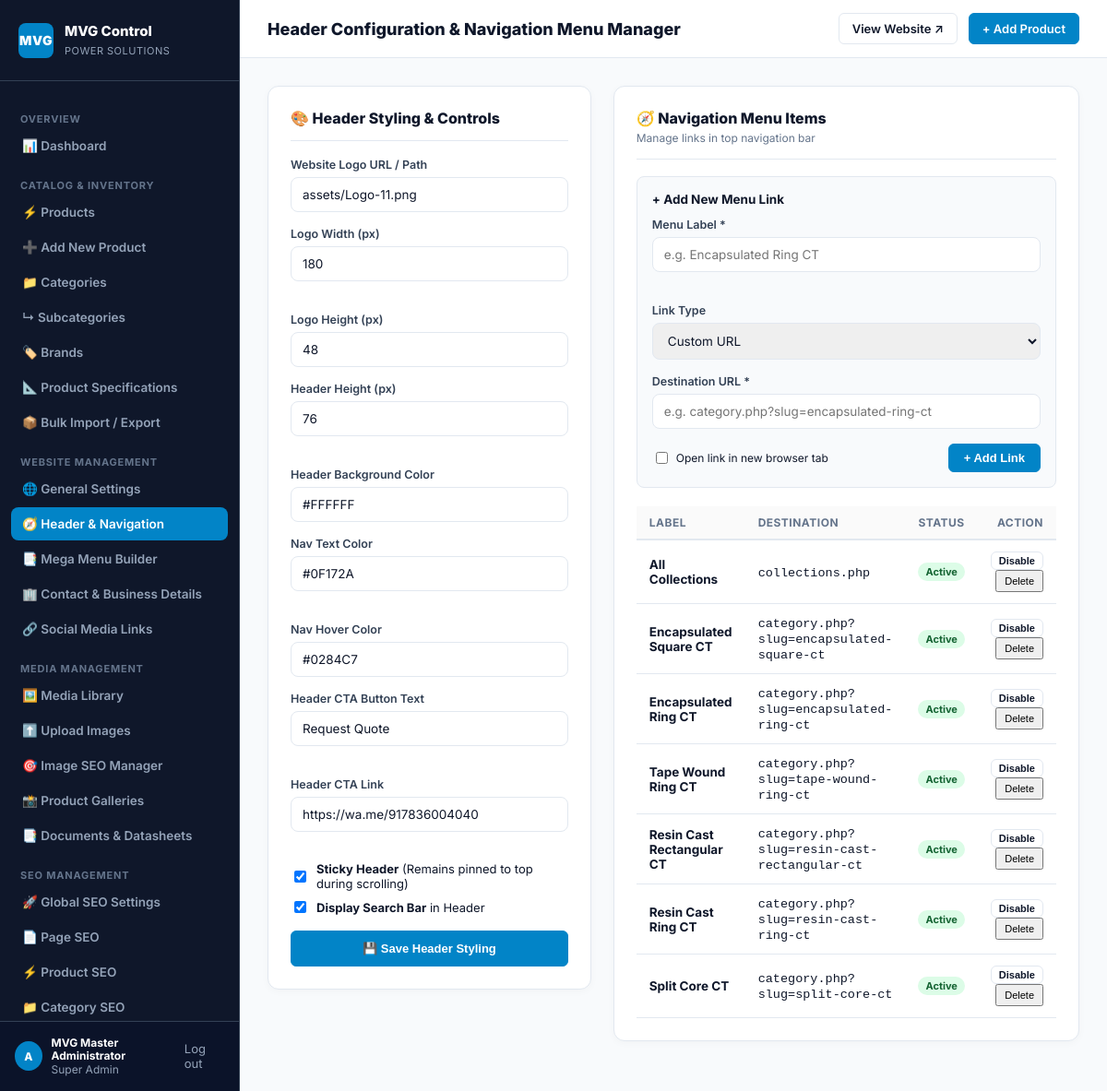
Screenshot of /MVG/admin/header_navigation.php (signed in) with the database file from the repository.
### tables this page shows
CREATE TABLE `categories` (
  `id` INT UNSIGNED AUTO_INCREMENT PRIMARY KEY,
  `parent_id` INT UNSIGNED DEFAULT 0,
  `name` VARCHAR(150) NOT NULL,
  `slug` VARCHAR(150) NOT NULL UNIQUE,
  `description` TEXT NULL,
  `image` VARCHAR(255) DEFAULT 'assets/categories/encapsulated-ring-ct.jpg',
  `sort_order` INT DEFAULT 0,
  `status` ENUM('active', 'inactive') DEFAULT 'active',
  `created_at` TIMESTAMP DEFAULT CURRENT_TIMESTAMP,
  INDEX (`parent_id`),
  INDEX (`slug`)
);

### MVG/config/settings.php (called while the page is built, shortened)
<?php
require_once __DIR__ . '/db.php';
class Settings {
    private static $cache = null;
    private static $jsonFile = __DIR__ . '/../data/settings.json';
    public static function load() {
        if (self::$cache !== null) {
            return self::$cache;
        }
        $settings = [];
        if (file_exists(self::$jsonFile)) {
            $settings = json_decode(file_get_contents(self::$jsonFile), true) ?: [];
        }
        $pdo = Database::getConnection();
        if ($pdo) {
            try {
                $stmt = $pdo->query("SELECT setting_key, setting_val, setting_group FROM site_settings");
                $rows = $stmt->fetchAll();
                foreach ($rows as $r) {
                    $group = $r['setting_group'] ?: 'general';
                    $val = $r['setting_val'];
                    $decoded = json_decode($val, true);
                    if (!isset($settings[$group])) {
                        $settings[$group] = [];
                    }
                    $settings[$group][$r['setting_key']] = $val;
                }
            } catch (Exception $e) {
            }
        }
        self::$cache = $settings;
        return self::$cache;
    }
    public static function getGroup($group) {
        $data = self::load();
        return $data[$group] ?? [];
    }
}

### MVG/config/db.php (called while the page is built, shortened)
<?php
class Database {
    private static $host = '127.0.0.1';
    private static $db   = 'mvg_db';
    private static $user = 'root';
    private static $pass = '';
    private static $charset = 'utf8mb4';
    private static $pdo = null;
    public static function getConnection() {
        if (self::$pdo === null) {
            $dsn = "mysql:host=" . self::$host . ";dbname=" . self::$db . ";charset=" . self::$charset;
            $options = [
                PDO::ATTR_ERRMODE            => PDO::ERRMODE_EXCEPTION,
                PDO::ATTR_DEFAULT_FETCH_MODE => PDO::FETCH_ASSOC,
                PDO::ATTR_EMULATE_PREPARES   => false,
            ];
            try {
                self::$pdo = new PDO($dsn, self::$user, self::$pass, $options);
            } catch (PDOException $e) {
                self::$pdo = null;
            }
        }
        return self::$pdo;
    }
    public static function getCategories() {
        $pdo = self::getConnection();
        if ($pdo) {
            try {
                $stmt = $pdo->query("SELECT * FROM categories ORDER BY parent_id ASC, name ASC");
                $rows = $stmt->fetchAll();
                if ($rows) return $rows;
            } catch (Exception $e) {}
        }
        return [];
    }
}

### MVG/admin/header_navigation.php (the view, shortened to what this page needs)
<?php
require_once __DIR__ . '/../config/db.php';
require_once __DIR__ . '/../config/settings.php';
$navJsonFile = __DIR__ . '/../data/navigation.json';
$menuItems = file_exists($navJsonFile) ? (json_decode(file_get_contents($navJsonFile), true) ?: []) : [];
$allCategories = Database::getCategories();
$hdr = Settings::getGroup('header');
$gen = Settings::getGroup('general');
include __DIR__ . '/header.php';
?>
<div style="display: grid; grid-template-columns: 1fr 1fr; gap: 24px; align-items: start;">
  <div class="card">
    <div class="card-header">
      <h2 class="card-title">🎨 Header Styling &amp; Controls</h2>
    </div>
    <form method="POST" action="">
      <div class="form-group">
        <label>Website Logo URL / Path</label>
        <input type="text" name="logo_url" class="form-control" value="<?php echo htmlspecialchars($gen['logo_url'] ?? 'assets/Logo-11.png'); ?>">
      </div>
      <div class="form-grid">
        <div class="form-group">
          <label>Logo Width (px)</label>
          <input type="number" name="logo_width" class="form-control" value="<?php echo htmlspecialchars($gen['logo_width'] ?? 180); ?>">
        </div>
        <div class="form-group">
          <label>Logo Height (px)</label>
          <input type="number" name="logo_height" class="form-control" value="<?php echo htmlspecialchars($gen['logo_height'] ?? 48); ?>">
        </div>
      </div>
      <div class="form-grid">
        <div class="form-group">
          <label>Header Height (px)</label>
          <input type="number" name="header_height" class="form-control" value="<?php echo htmlspecialchars($hdr['header_height'] ?? 76); ?>">
        </div>
        <div class="form-group">
          <label>Header Background Color</label>
          <input type="text" name="header_bg" class="form-control" value="<?php echo htmlspecialchars($hdr['header_bg'] ?? '#FFFFFF'); ?>">
        </div>
      </div>
      <div class="form-grid">
        <div class="form-group">
          <label>Nav Text Color</label>
          <input type="text" name="nav_text_color" class="form-control" value="<?php echo htmlspecialchars($hdr['nav_text_color'] ?? '#0F172A'); ?>">
        </div>
        <div class="form-group">
          <label>Nav Hover Color</label>
          <input type="text" name="nav_hover_color" class="form-control" value="<?php echo htmlspecialchars($hdr['nav_hover_color'] ?? '#0284C7'); ?>">
        </div>
      </div>
      <div class="form-grid">
        <div class="form-group">
          <label>Header CTA Button Text</label>
          <input type="text" name="cta_text" class="form-control" value="<?php echo htmlspecialchars($hdr['cta_text'] ?? 'Request Quote'); ?>">
        </div>
        <div class="form-group">
          <label>Header CTA Link</label>
          <input type="text" name="cta_url" class="form-control" value="<?php echo htmlspecialchars($hdr['cta_url'] ?? 'https://wa.me/' . WHATSAPP_NUMBER); ?>">
        </div>
      </div>
      <div style="margin: 16px 0; display: flex; flex-direction: column; gap: 8px;">
        <label style="display: flex; align-items: center; gap: 8px; font-size: 13px; cursor: pointer;">
          <input type="checkbox" name="sticky_header" value="1" <?php echo !isset($hdr['sticky_header']) || !empty($hdr['sticky_header']) ? 'checked' : ''; ?>>
          <span><strong>Sticky Header</strong> (Remains pinned to top during scrolling)</span>
        </label>
        <label style="display: flex; align-items: center; gap: 8px; font-size: 13px; cursor: pointer;">
          <input type="checkbox" name="search_visible" value="1" <?php echo !isset($hdr['search_visible']) || !empty($hdr['search_visible']) ? 'checked' : ''; ?>>
          <span><strong>Display Search Bar</strong> in Header</span>
        </label>
      </div>
      <button type="submit" class="btn-topbar btn-topbar-primary" style="width: 100%; justify-content: center; padding: 11px; font-weight: 700;">
        💾 Save Header Styling
      </button>
    </form>
  </div>
  <div class="card">
    <div class="card-header">
      <div>
        <h2 class="card-title">🧭 Navigation Menu Items</h2>
        <span style="font-size: 12px; color: var(--text-muted);">Manage links in top navigation bar</span>
      </div>
    </div>
    <div style="background: #F8FAFC; border: 1px solid var(--border); border-radius: 8px; padding: 16px; margin-bottom: 20px;">
      <h3 style="font-size: 13.5px; font-weight: 700; margin: 0 0 12px 0;">+ Add New Menu Link</h3>
      <form method="POST" action="">
        <div class="form-grid">
          <div class="form-group">
            <label>Menu Label *</label>
            <input type="text" name="label" class="form-control" placeholder="e.g. Encapsulated Ring CT" required>
          </div>
          <div class="form-group">
            <label>Link Type</label>
            <select name="type" class="form-control" onchange="autoFillUrl(this.value)">
              <option value="custom">Custom URL</option>
            </select>
          </div>
        </div>
        <div class="form-group">
          <label>Destination URL *</label>
          <input type="text" id="menuUrlInput" name="url" class="form-control" placeholder="e.g. category.php?slug=encapsulated-ring-ct" required>
        </div>
        <div style="display: flex; justify-content: space-between; align-items: center; margin-top: 10px;">
          <label style="display: flex; align-items: center; gap: 6px; font-size: 12px; cursor: pointer;">
            <input type="checkbox" name="new_tab" value="1">
            <span>Open link in new browser tab</span>
          </label>
          <button type="submit" class="btn-topbar btn-topbar-primary" style="padding: 7px 16px;">
            + Add Link
          </button>
        </div>
      </form>
    </div>
    <table class="data-table">
      <thead>
        <tr>
          <th>Label</th>
          <th>Destination</th>
          <th>Status</th>
          <th style="text-align: right;">Action</th>
        </tr>
      </thead>
      <tbody>
        <?php if (empty($menuItems)): ?>
          <tr><td colspan="4" style="text-align: center; color: #94A3B8; padding: 20px;">No custom navigation items yet.</td></tr>
        <?php else: ?>
          <?php foreach ($menuItems as $item): ?>
            <tr>
              <td><strong><?php echo htmlspecialchars($item['label']); ?></strong></td>
              <td><code><?php echo htmlspecialchars($item['url']); ?></code></td>
              <td>
                <span class="badge <?php echo !empty($item['enabled']) ? 'badge-success' : 'badge-danger'; ?>" style="font-size: 11px;">
                  <?php echo !empty($item['enabled']) ? 'Active' : 'Disabled'; ?>
                </span>
              </td>
              <td style="text-align: right;">
                <form method="POST" action="" style="display: inline;">
                  <button type="submit" class="btn-topbar" style="padding: 3px 8px; font-size: 11px;">
                    <?php echo !empty($item['enabled']) ? 'Disable' : 'Enable'; ?>
                  </button>
                </form>
                <form method="POST" action="" style="display: inline;" onsubmit="return confirm('Remove this link from header?');">
                  <button type="submit" class="btn-gallery-action btn-remove-gallery" style="padding: 4px 8px; font-size: 11px;">
                    Delete
                  </button>
                </form>
              </td>
            </tr>
          <?php endforeach; ?>
        <?php endif; ?>
      </tbody>
    </table>
  </div>
</div>
<?php include __DIR__ . '/footer.php'; ?>

### MVG/admin/header.php (style rules this page uses)
:root { --sidebar-w: 260px; --navy: #0F172A; --navy-light: #1E293B; --border: #E2E8F0; --border-dark: #334155; --primary: #0284C7; --primary-hover: #0369A1; --text: #0F172A; --text-muted: #64748B; --bg: #F8FAFC; --white: #FFFFFF; --green: #10B981; --amber: #F59E0B; --red: #EF4444; }
* { box-sizing: border-box; }
body { margin: 0; font-family: 'Inter', -apple-system, BlinkMacSystemFont, sans-serif; background: var(--bg); color: var(--text); display: flex; min-height: 100vh; }
.btn-topbar { display: inline-flex; align-items: center; gap: 6px; padding: 8px 14px; font-size: 13px; font-weight: 600; border-radius: 6px; text-decoration: none; border: 1px solid var(--border); background: #fff; color: var(--text); cursor: pointer; }
.btn-topbar-primary { background: var(--primary); border-color: var(--primary); color: #fff; }
.card { background: var(--white); border: 1px solid var(--border); border-radius: 12px; padding: 24px; margin-bottom: 24px; box-shadow: 0 2px 8px rgba(15, 23, 42, 0.03); }
.card-header { display: flex; align-items: center; justify-content: space-between; margin-bottom: 18px; padding-bottom: 14px; border-bottom: 1px solid var(--border); flex-wrap: wrap; gap: 12px; }
.card-title { font-size: 16px; font-weight: 800; margin: 0; }
.data-table { width: 100%; border-collapse: collapse; }
.data-table th { text-align: left; font-size: 12px; font-weight: 700; text-transform: uppercase; letter-spacing: 0.5px; color: var(--text-muted); padding: 10px 14px; border-bottom: 2px solid var(--border); background: #FAFAFA; }
.data-table td { padding: 12px 14px; border-bottom: 1px solid var(--border); font-size: 13.5px; vertical-align: middle; }
.badge { display: inline-block; padding: 3px 8px; border-radius: 12px; font-size: 11.5px; font-weight: 700; }
.badge-success { background: #DCFCE7; color: #166534; }
.form-grid { display: grid; grid-template-columns: repeat(auto-fit, minmax(280px, 1fr)); gap: 18px; }
.form-group { margin-bottom: 16px; }
.form-group label { display: block; font-size: 12.5px; font-weight: 600; color: #334155; margin-bottom: 6px; }
.form-control { width: 100%; padding: 10px 12px; border: 1px solid var(--border); border-radius: 8px; font-family: inherit; font-size: 13.5px; color: var(--text); }

### rows the page displays
categories: name "Encapsulated Square CT", url "category.php?slug=encapsulated-square-ct"
categories: label "Tape Wound Ring CT", url "category.php?slug=tape-wound-ring-ct"
categories: label "Resin Cast Rectangular CT", url "category.php?slug=resin-cast-rectangular-ct"
categories: label "Resin Cast Ring CT", url "category.php?slug=resin-cast-ring-ct"

### other values shown
$currentAdmin['name'] "MVG Master Administrator"
$adminHeading "Header Configuration & Navigation Menu Manager"
$item['label'] "All Collections"
$item['url'] "collections.php"
$item['label'] "Encapsulated Ring CT"
$item['url'] "category.php?slug=encapsulated-ring-ct"
$item['label'] "Split Core CT"
$item['url'] "category.php?slug=split-core-ct"
